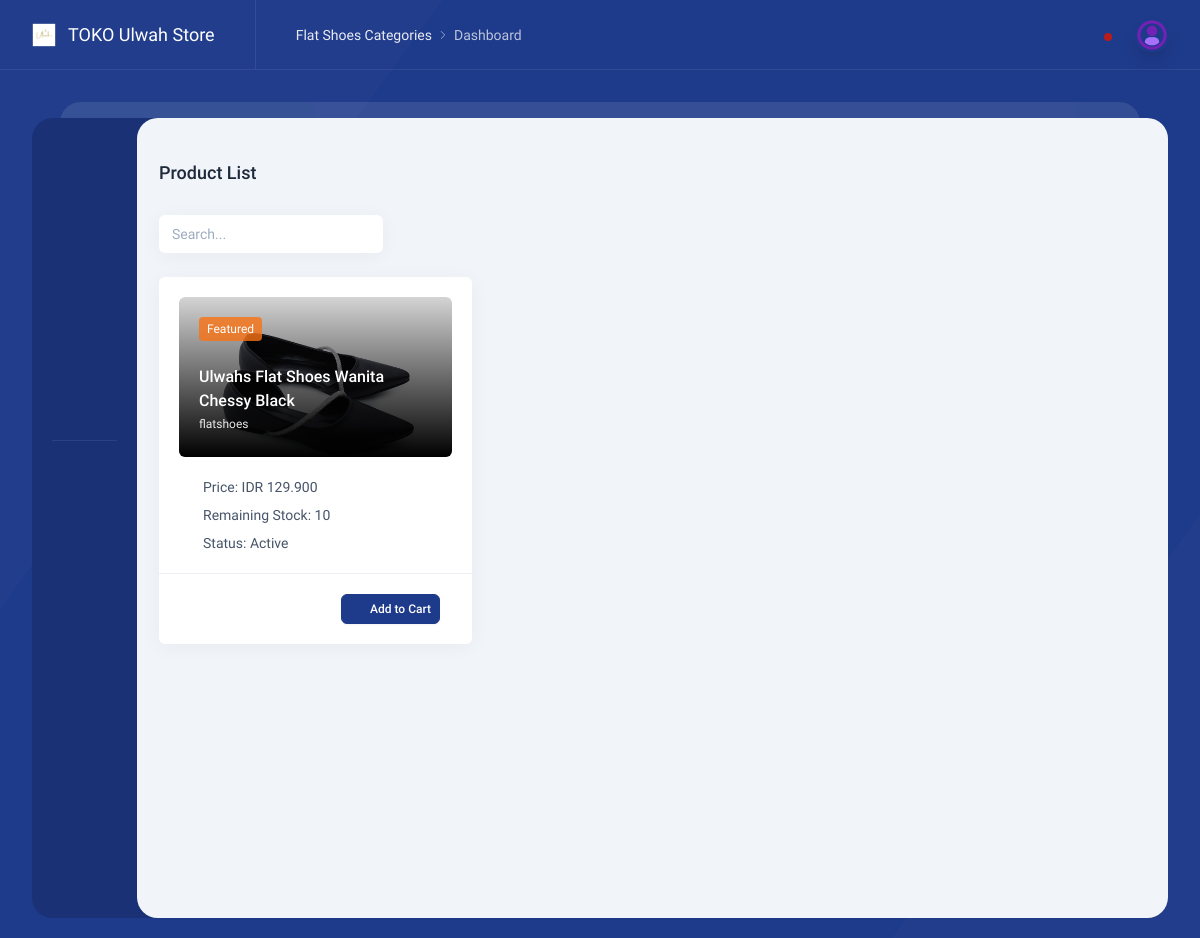
The app's page /index.php/categories_user/flatshoes with its own data.
### tables this page shows
CREATE TABLE IF NOT EXISTS `product` (
  `id_brg` int NOT NULL AUTO_INCREMENT,
  `nama_brg` varchar(255) NOT NULL,
  `keterangan` varchar(255) NOT NULL,
  `kategori` varchar(60) NOT NULL,
  `harga` int NOT NULL,
  `stok` int NOT NULL,
  `gambar` text NOT NULL,
  PRIMARY KEY (`id_brg`)
);

### application/controllers/Categories_user.php (called while the page is built, shortened)
<?php
class Categories_user extends CI_Controller
{
	public function flatshoes()
	{
		$data['title'] = 'Flat Shoes Categories';
		$data['flatshoes'] = $this->model_kategori->flatshoes()->result();
		$this->load->view('layout/user/header', $data);
		$this->load->view('categories/flatshoes', $data);
		$this->load->view('layout/user/footer');
	}
}

### index.php (called while the page is built, shortened)
<?php
require_once BASEPATH.'core/CodeIgniter.php';

### application/models/Model_kategori.php (called while the page is built, shortened)
<?php
class Model_kategori extends CI_Model
{
	public function flatshoes()
	{
		return $this->db->get_where('product', array('kategori' => 'flatshoes'));
	}
}

### application/views/categories/flatshoes.php (the view, shortened to what this page needs)
<div class="content">
    <h2 class="intro-y text-lg font-medium mt-10">
        Product List
    </h2>
    <div class="grid grid-cols-12 gap-6 mt-5">
        <div class="intro-y col-span-12 flex flex-wrap sm:flex-nowrap items-center mt-2">
            <div class="w-full sm:w-auto mt-3 sm:mt-0 sm:ml-auto md:ml-0">
                <div class="w-56 relative text-slate-500">
                    <input type="text" class="form-control w-56 box pr-10" placeholder="Search...">
                    <i class="w-4 h-4 absolute my-auto inset-y-0 mr-3 right-0" data-lucide="search"></i>
                </div>
            </div>
        </div>
        <?php foreach ($flatshoes as $row) : ?>
            <div class="intro-y col-span-12 md:col-span-6 lg:col-span-4 xl:col-span-3">
                <div class="box">
                    <div class="p-5">
                        <div class="h-40 2xl:h-56 image-fit rounded-md overflow-hidden before:block before:absolute before:w-full before:h-full before:top-0 before:left-0 before:z-10 before:bg-gradient-to-t before:from-black before:to-black/10">
                            <img alt="Midone - HTML Admin Template" class="rounded-md" src="<?= base_url() . '/uploads/' . $row->gambar ?>">
                            <span class="absolute top-0 bg-pending/80 text-white text-xs m-5 px-2 py-1 rounded z-10">Featured</span>
                            <div class="absolute bottom-0 text-white px-5 pb-6 z-10"> <a href="" class="block font-medium text-base"><?= $row->nama_brg ?></a> <span class="text-white/90 text-xs mt-3"><?= $row->kategori ?></span> </div>
                        </div>
                        <div class="text-slate-600 dark:text-slate-500 mt-5">
                            <div class="flex items-center"> <i data-lucide="link" class="w-4 h-4 mr-2"></i> Price: IDR <?= number_format($row->harga, 0, ',', '.') ?> </div>
                            <div class="flex items-center mt-2"> <i data-lucide="layers" class="w-4 h-4 mr-2"></i> Remaining Stock: <?= number_format($row->stok, 0, ',', '.') ?> </div>
                            <div class="flex items-center mt-2"> <i data-lucide="check-square" class="w-4 h-4 mr-2"></i> Status: Active </div>
                        </div>
                    </div>
                   <div class="flex justify-center lg:justify-end items-center p-5 border-t border-slate-200/60 dark:border-darkmode-400">
                        <a class="flex items-center btn btn-sm btn-primary mr-3" href="javascript:;" data-tw-toggle="modal" data-tw-target="#delete-confirmation-modal"> <i data-lucide="shopping-cart" class="w-4 h-4 mr-1"></i> Add to Cart </a>
                    </div>
                </div>
            </div>
        <?php endforeach; ?>
    </div>
</div>

### records on screen
product: gambar (picture), nama_brg "Ulwahs Flat Shoes Wanita Chessy Black", kategori "flatshoes", harga "129.900", stok "10"

### other values on screen
$title "Flat Shoes Categories"
